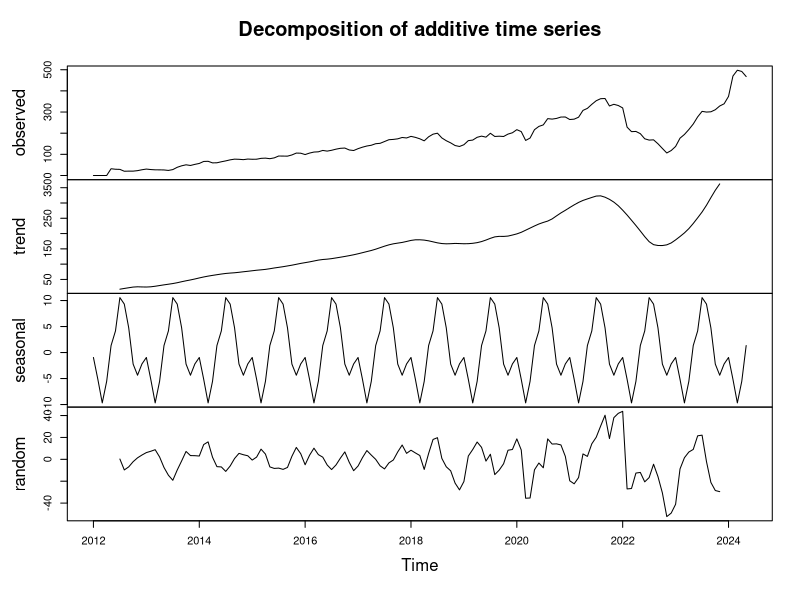
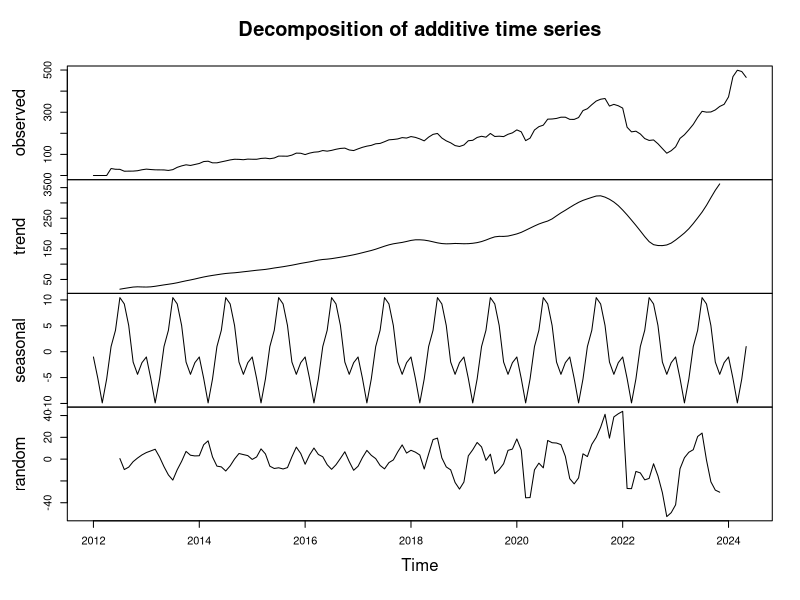
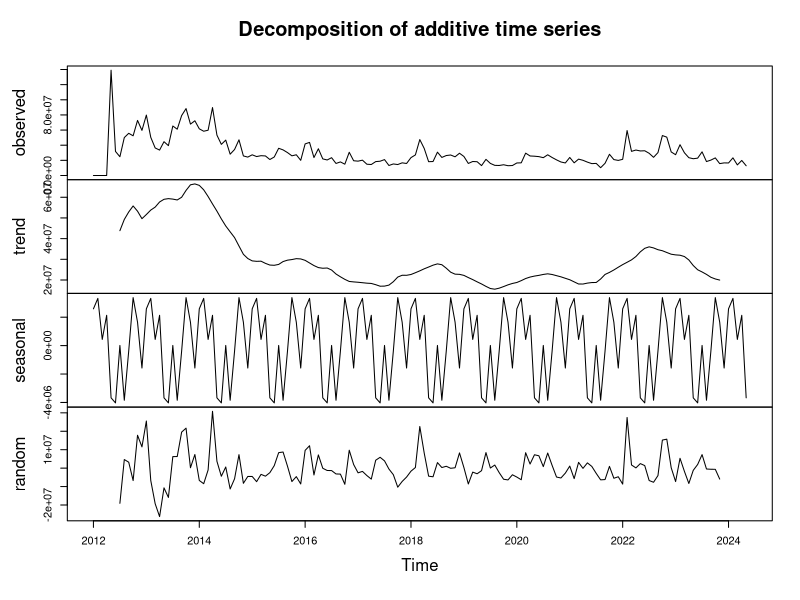
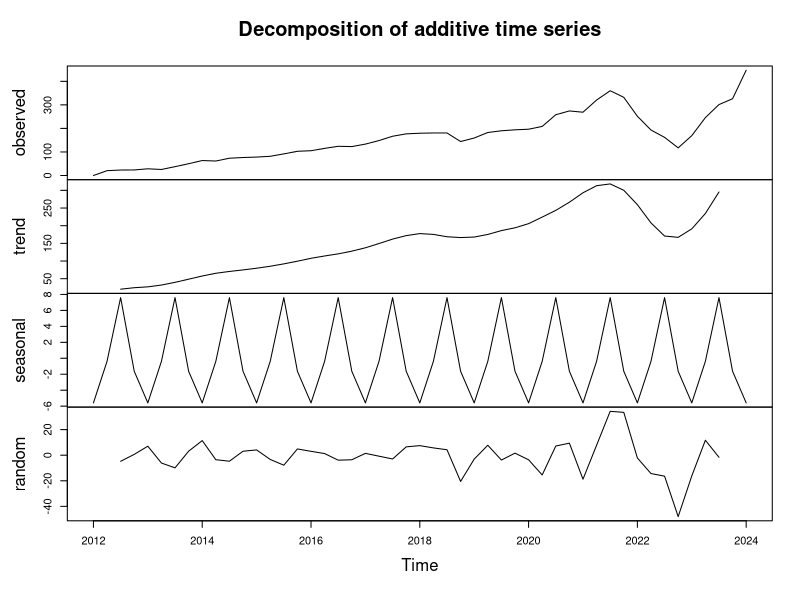
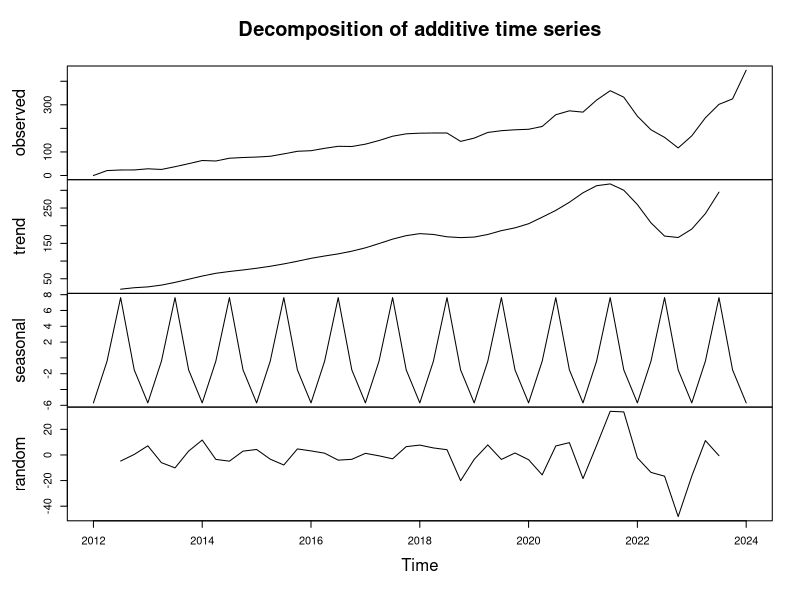
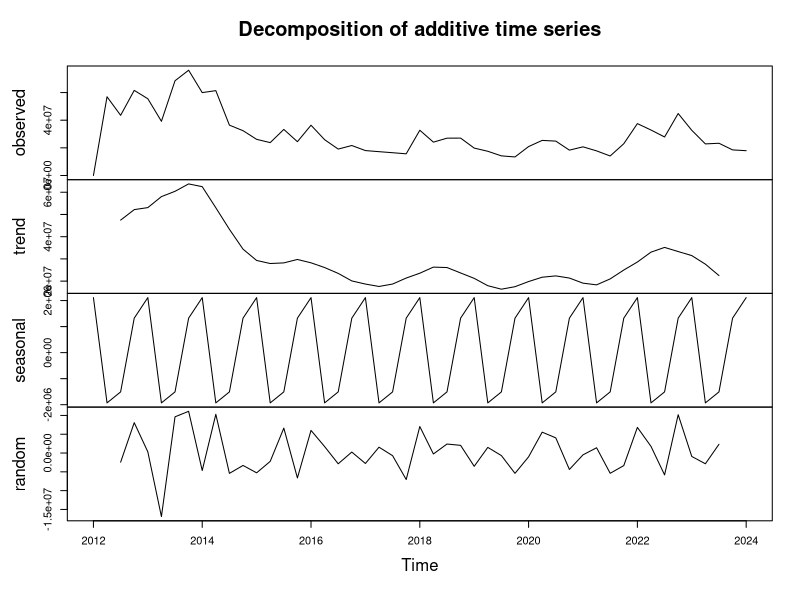
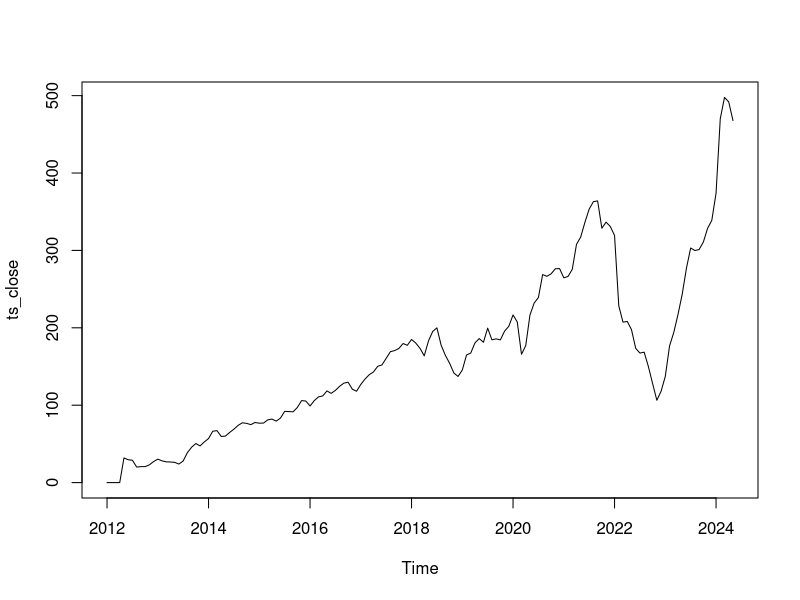
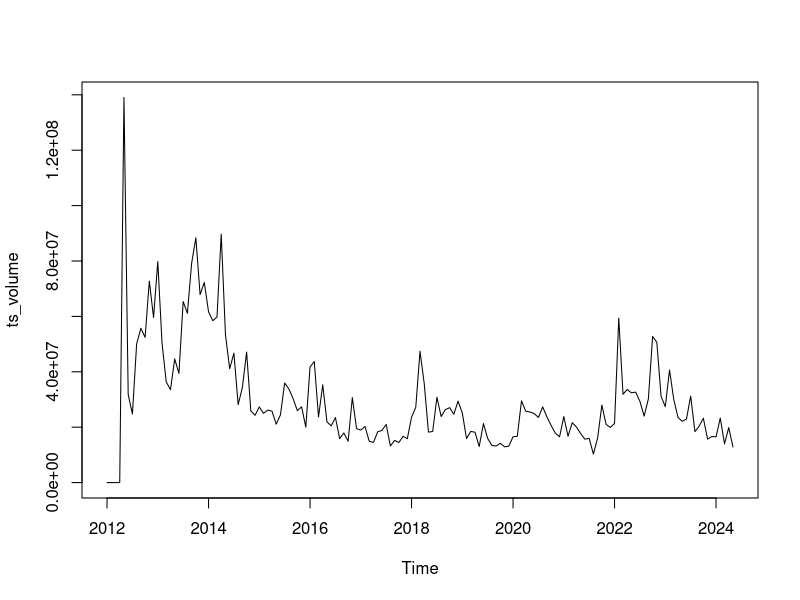

Source code (R) for these figures, in order: (Note: this script raises an error after producing the figures.)
library(tidyverse)
library(lubridate)
library(forecast)
library(gridExtra)
library(ggplot2)
library(dynlm)
library(TTR)
#---------------------------------------------------------------------------
data <- read.csv("./monthly_averages.csv")

# Převod datumu na správný datový typ Date
data <- data %>%
  mutate(Date = as.Date(Date, format="%Y-%m-%d"))
data <- data %>%
  arrange(Date) # seřazení datumu

data <- data %>%
  mutate(Quarter = paste(year(Date), quarter(Date), sep = " Q"))

data

# Date - datum den
# Open - Cena otevření
# High - Nejvyšší cena dne
# Low - Nejnižší cena dne
# Close - Cena, kdy se trh uzavíral
# Adj. Close - Zpřesněná uzavírací cena
# Volume - Suma, za kolik se tradovalo v daný den

# Převedu data do objektu časové řady
ts_data <- ts(data, start = c(year(min(data$Date)), month(min(data$Date))), frequency = 12)
ts_data_quarterly <- aggregate(ts_data, nfrequency=4, FUN=mean) # kvartál - mean(ni -> ni+3)

ts_data_close <- ts(data$Close, start = c(year(min(data$Date)), month(min(data$Date))), frequency = 12)
ts_data_quarterly_close <- aggregate(ts_data_close, nfrequency=4, FUN=mean)
ts_data_open <- ts(data$Open, start = c(year(min(data$Date)), month(min(data$Date))), frequency = 12)
ts_data_quarterly_open <- aggregate(ts_data_open, nfrequency=4, FUN=mean)
ts_data_vol <- ts(data$Volume, start = c(year(min(data$Date)), month(min(data$Date))), frequency = 12)
ts_data_quarterly_vol <- aggregate(ts_data_vol, nfrequency=4, FUN=mean)

# výstupy
ts_data
ts_data_quarterly

#plot(ts_data_quarterly)
#plot(ts_data)

# dekompozice časové řady
decomposed <- decompose(ts_data)
decomposed

decomp_close <- decompose(ts_data_close)
decomp_open <- decompose(ts_data_open)
decomp_vol <- decompose(ts_data_vol)

decomp_qclose <- decompose(ts_data_quarterly_close)
decomp_qopen <- decompose(ts_data_quarterly_open)
decomp_qvol <- decompose(ts_data_quarterly_vol)

# vizualizace
plot(decomp_close)
plot(decomp_open)
plot(decomp_vol)
plot(decomp_qclose)
plot(decomp_qopen)
plot(decomp_qvol)
#---------------------------------------------------------------------------
# Budeme porovnávat - náhled do dat
# 1. vytvoříme Time Series pro dané proměnné
ts_close <- ts(data$Close, start = c(year(min(data$Date)), month(min(data$Date))), frequency = 12) # ročí - pro hodnotu Close
ts_volume <- ts(data$Volume, start = c(year(min(data$Date)), month(min(data$Date))), frequency = 12) # ročí - pro hodnotu Volume
ts_open <- ts(data$Open, start = c(year(min(data$Date)), month(min(data$Date))), frequency = 12) # ročí - pro hodnotu Open

plot(ts_close)
plot(ts_volume)
plot(ts_open)

# EXPONCENCIONÁLNÍ VYROVNÁNÍ - HoltWinters()
#exp_smooth_index <- HoltWinters(ts_data_index, seasonal = "multiplicative")

# grafy jedotlivých proměnných s vyhlazením
p1 <- ggplot(data, aes(x = Date, y = Close)) +
  geom_line(color = "blue") +
  geom_smooth(method = "loess", color = "red", se = FALSE, size = 0.5) +
  ggtitle("Close")

p2 <- ggplot(data, aes(x = Date, y = Volume)) +
  geom_line(color = "blue") +
  geom_smooth(method = "loess", color = "red", se = FALSE, size = 0.5) +
  ggtitle("Volume")

p3 <- ggplot(data, aes(x = Date, y = Open)) +
  geom_line(color = "blue") +
  geom_smooth(method = "loess", color = "red", se = FALSE, size = 0.5) +
  ggtitle("Open")

# zobrazení
grid.arrange(p1, p2, p3, ncol = 1)

#---------------------------------------------------------------------------
# 2. Dekompozice
# => na quarterly
decomposed_close <- decompose(ts_data_quarterly_close, type = "multiplicative")
decomposed_volume <- decompose(ts_data_quarterly_vol, type = "multiplicative")
decomposed_open <- decompose(ts_data_quarterly_open, type = "multiplicative")
# plotneme pro vizualizaci trendu, sezony....


# Vizualizace dekompozice
plot(decomposed_close)
plot(decomposed_volume)
plot(decomposed_open)

#---------------------------------------------------------------------------
# 3. Analýza
# => převod na quartaly - kvůli season

# Autokorelační funkce
residual_close <- decomposed_close$random
residual_close <- na.omit(residual_close) #na.omit() -> vamže případne NA hodnoty
acf(residual_close, main="ACF pro close")


residual_open <- decomp_qopen$random
residual_open <- na.omit(residual_open)
acf(residual_open, main="ACF pro open")
# Open a close vykazují téměř stejné hodnoty autokorelace, téměř se nedostaneme 
# nad prahovou hodnotu


residual_volume <- decomposed_volume$random
residual_volume <- na.omit(residual_volume)
acf(residual_volume, main="ACF pro volume")
# U složky volume můžeme pozorovat významnou autokorelaci, která vyznačuje
# přítomnost krátkodobých závislostí.
# V dlouhodobém trendu se již nacházíme pod prahovou hodnotou 

#---------------------------------------------------------------------------
# Jednoduché exponenciální vyrovnání
ses_close <- ses(data$Close, h = 12)
ses_open <- ses(data$Open, h = 12)
ses_volume <- ses(data$Volume, h = 12)

# Nahrání výsledků k půlvodnímu datasetu
data <- data %>%
  mutate(SES_Close = fitted(ses_close),
         SES_Open = fitted(ses_open),
         SES_Volume = fitted(ses_volume))

# Vizualizace
p4 <- ggplot(data, aes(x = Date)) +
  geom_line(aes(y = Close), color = "blue") +
  geom_line(aes(y = SES_Close), color = "purple", size = 1) +
  labs(title = "Close s vyhazením Simple Exponential Smoothing", x = "Date", y = "Close Price")

p5 <- ggplot(data, aes(x = Date)) +
  geom_line(aes(y = Volume), color = "blue") +
  geom_line(aes(y = SES_Volume), color = "purple", size = 1) +
  labs(title = "Volume s vyhlazením Simple Exponential Smoothing", x = "Date", y = "Volume")

p6 <- ggplot(data, aes(x = Date)) +
  geom_line(aes(y = Open), color = "blue") +
  geom_line(aes(y = SES_Open), color = "purple", size = 1) +
  labs(title = "Open Price s vyhlazením Simple Exponential Smoothing", x = "Date", y = "Open Price")

# Zobrazení grafů vedle sebe
grid.arrange(p4, p5, p6, ncol = 1)

#---------------------------------------------------------------------------
# Vytvoření modelu sezónnosti pomocí tslm

# Model sezónnosti pro Close
model_close <- tslm(ts_close ~ trend + season)
summary(model_close)

# Model sezónnosti pro Open
model_open <- tslm(ts_open ~ trend + season)
summary(model_open)

# Model sezónnosti pro Volume
model_volume <- tslm(ts_volume ~ trend + season)
summary(model_volume)

#---------------------------------------------------------------------------
# Předpověď pomocí modelu sezónnosti
fc_close <- forecast(model_close, h = 12)
fc_open <- forecast(model_open, h = 12)
fc_volume <- forecast(model_volume, h = 12)

#---------------------------------------------------------------------------
# Vizualizace výsledků modelu a předpovědi
p7 <- autoplot(fc_close) +
  labs(title = "Předpověď pro Close Price", x = "Date", y = "Close Price")

p8 <- autoplot(fc_open) +
  labs(title = "Předpověď pro Open Price", x = "Date", y = "Open Price")

p9 <- autoplot(fc_volume) +
  labs(title = "Předpověď pro Volume", x = "Date", y = "Volume")

# Zobrazení grafů vedle sebe
grid.arrange(p7, p8, p9, ncol = 1)

#---------------------------------------------------------------------------
# SARIMA
arima <- auto.arima(ts_data, seasonal=TRUE)

fitted_values_index <- fitted(arima)

autoplot(ts_data, series="Data") +
  autolayer(fitted_values_index, series="Fitted") +
  labs(title = "Model SARIMA - Index", x = "Čas", y = "Index") +
  theme_minimal() +
  scale_colour_manual(values=c("Data"="blue","Fitted"="red"))

#---------------------------------------------------------------------------
# Optimální modely - podle AIC kritéria


# Sarima model - optimální model
sarima_model <- auto.arima(ts_data_quarterly_close, seasonal=TRUE)

# Vypočítané hodnoty modelem
fitted_values_arima <- fitted(sarima_model)
fitted_values_arima

# Vizualizace
autoplot(ts_data_quarterly_close, series="Vstupní data")+
autolayer(fitted_values_arima, series="Fitted data")

#------------------------------------------------------------------------

# Linear model s trendem a sezonosti
linear_model <- tslm(ts_data_quarterly_close ~ trend + season)

# Lineární model - vizualizace
autoplot(ts_data_quarterly_close, series="Vstupní data")+
  autolayer(linear_model$fitted.values, series="Fitted data")

# ETS
# => kvůli podmínkám - klouzavý průměr -> vyrovnání dat pro ETS
sma_data <- SMA(ts_data_quarterly_close, n=1)
sma_data
summary(sma_data)

# kvůli ETS - změna 0
sma_data[1] <- 0.0000001

ets_model <- ets(sma_data, model='MMM')
ets_fitted <-fitted(ets_model)

# ETS - vizualizace
autoplot(ts_data_quarterly_close, series="Vstupní data")+
  autolayer(ets_fitted, series="Fitted data")

#!SMA predikce + pak AIC a do DF

# AIC kritérium
aic_lm <- AIC(linear_model)
aic_sarima <- AIC(sarima_model)
aic_ets <- AIC(ets_model)

#------------------------------------------------------------------------
# Vyhodnocení modelů

res <- data.frame(
  Model = c('Linear model','SARIMA', 'ETS'),
  AIC = c(aic_lm,aic_sarima, aic_ets)
)
res

#---------------------------------------------------------------------------
# TO:DO 
# Kroskorelační funkce - pro mesíční srovnání - freq = 12
# -jak spolu ostatní řady souvisí a ovluvňují se navzájem?
# -jelikoz mame frekvenci ts<-12, tak jeden lag je jeden měsíc
# -pro lag=3 ::::> (<3)<--0-->(3>)

Close = ts_data_quarterly[,'Close']
Open = ts_data_quarterly[, 'Open']
High = ts_data_quarterly[, 'High']
Low = ts_data_quarterly[, 'Low']

lag <- 4
par(mfrow=c(3,1))
ccf(Close, Open,na.action =na.pass, lag=lag)
ccf(Close, High,na.action =na.pass, lag=lag)
ccf(Close, Low,na.action =na.pass, lag=lag)
par(mfrow=c(1,1))

# => přepsat...
# s posunem  3 měsíce vidíme stále velkou korelaci, ta však postupně klesá
# všechny hodnoty jsou nad modrou čárou, takže korelace je statisticky významná

#---------------------------------------------------------------------------
# !dynamické modely - proč, co jak?...
# linearni dynamický model

m1 <- dynlm(ts_data_quarterly_close ~ decomposed_close$trend + decomposed_close$seasonal)
summary(m1)
#=> rozepsat výstupy podle Est, p-val...

# porovnání závislostí ostatních proměnných v řadě
m2 <- dynlm(ts_data_quarterly[,'Close'] ~ ts_data_quarterly[,'Open'] + ts_data_quarterly[,'Low'] + ts_data_quarterly[,'High'])
summary(m2)

#---------------------------------------------------------------------------
# kontrola předpokladů - analýza residui - úprava při nesplnění
# est, predikce, fit arima
# k predikci - s intervaly spolehlivosti vykreslete a výsledky komentujte
# porovnání jednotlivých modelů
#---------------------------------------------------------------------------
